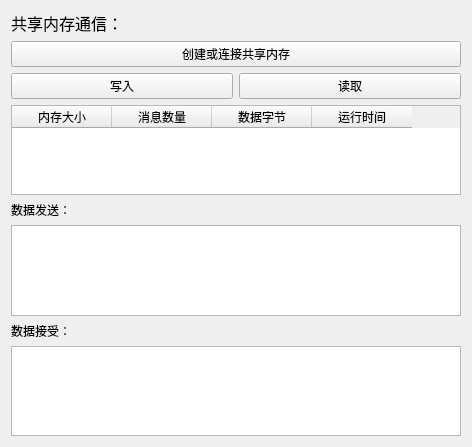
<?xml version="1.0" encoding="UTF-8"?>
<ui version="4.0">
 <class>Process</class>
 <widget class="QMainWindow" name="Process">
  <property name="geometry">
   <rect>
    <x>0</x>
    <y>0</y>
    <width>472</width>
    <height>447</height>
   </rect>
  </property>
  <property name="windowTitle">
   <string>Process</string>
  </property>
  <widget class="QWidget" name="centralWidget">
   <layout class="QVBoxLayout" name="verticalLayout">
    <item>
     <widget class="QLabel" name="label">
      <property name="font">
       <font>
        <pointsize>12</pointsize>
       </font>
      </property>
      <property name="text">
       <string>共享内存通信：</string>
      </property>
      <property name="textFormat">
       <enum>Qt::RichText</enum>
      </property>
     </widget>
    </item>
    <item>
     <widget class="QPushButton" name="createButton">
      <property name="text">
       <string>创建或连接共享内存</string>
      </property>
     </widget>
    </item>
    <item>
     <layout class="QHBoxLayout" name="horizontalLayout">
      <item>
       <widget class="QPushButton" name="writeButton">
        <property name="text">
         <string>写入</string>
        </property>
       </widget>
      </item>
      <item>
       <widget class="QPushButton" name="readButton">
        <property name="text">
         <string>读取</string>
        </property>
       </widget>
      </item>
     </layout>
    </item>
    <item>
     <widget class="QTableWidget" name="memoryBlockTable">
      <column>
       <property name="text">
        <string>内存大小</string>
       </property>
      </column>
      <column>
       <property name="text">
        <string>消息数量</string>
       </property>
      </column>
      <column>
       <property name="text">
        <string>数据字节</string>
       </property>
      </column>
      <column>
       <property name="text">
        <string>运行时间</string>
       </property>
      </column>
     </widget>
    </item>
    <item>
     <widget class="QLabel" name="valueInputLabel">
      <property name="text">
       <string>数据发送：</string>
      </property>
     </widget>
    </item>
    <item>
     <widget class="QTextEdit" name="sendTextEdit"/>
    </item>
    <item>
     <widget class="QLabel" name="valueOutputLabel">
      <property name="text">
       <string>数据接受：</string>
      </property>
     </widget>
    </item>
    <item>
     <widget class="QTextEdit" name="readTextEdit"/>
    </item>
   </layout>
  </widget>
 </widget>
 <layoutdefault spacing="6" margin="11"/>
 <resources>
  <include location="Process.qrc"/>
 </resources>
 <connections/>
</ui>
